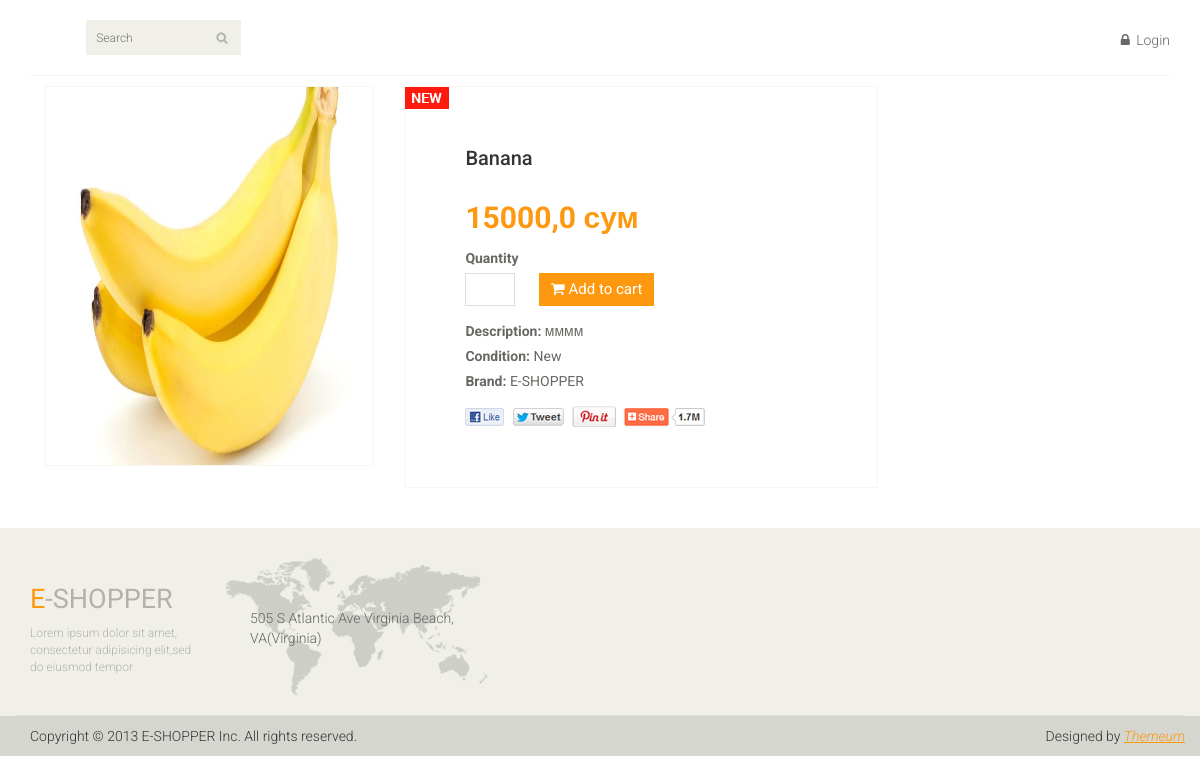
Screenshot of /product/Banana with the database file from the repository.
### main_page/models.py (models this page shows, shortened)
class Products(models.Model):
    product_category = models.ForeignKey(Category, on_delete=models.CASCADE)
    product_name = models.CharField(max_length=110)
    product_price = models.FloatField()
    product_des = models.TextField()
    product_count = models.IntegerField()
    added_date = models.DateTimeField(auto_now_add=True)
    product_image = models.ImageField(upload_to='media', null=True, blank=True)

### main_page/views.py (the view)
# urls.py: path('product/<str:pk>', views.get_exact_product),
def get_exact_product(request, pk):
    current_product = models.Products.objects.get(product_name=pk)
    return render(request, 'about_product.html', {'current_product': current_product}) # !Передать на front

### main_page/Templates/about_product.html (shortened to what this page needs)
{% extends 'index.html' %}
{% load static %}
{% block content %}
<section>
    <div class="container">
        <div class="row">
            <div class="col-sm-9 padding-right">
            <div class="product-details">
                <div class="col-sm-5">
                    <div class="view-product">
                        <img src="/{{ current_product.product_image }}" alt="" />
                    </div>
                </div>
                <div class="col-sm-7">
                    <div class="product-information">
                        <img src="{% static 'images/product-details/new.jpg' %}" class="newarrival" alt="" />
                        <h2>{{ current_product.product_name }}</h2>
                        <span>
                            <span>{{ current_product.product_price }} сум</span><br>
                            <label>Quantity</label><br>
                            <form action="/add_to_cart/{{ current_product.id }}" method="POST">
                                <input type="number" name="pr_count" />
                                <button type="submit" class="btn btn-fefault cart">
                                    <i class="fa fa-shopping-cart"></i>
                                          Add to cart
                                </button>
                            </form>
                        </span>
                        <p><b>Description:</b> {{ current_product.product_des }}</p>
                        <p><b>Condition:</b> New</p>
                        <p><b>Brand:</b> E-SHOPPER</p>
                        <a href=""><img src="images/product-details/share.png" class="share img-responsive"  alt="" /></a>
                    </div>
                </div>
            </div>
        </div>
        </div>
    </div>
</section>
{% endblock content %}

### main_page/static/css/main.css (style rules this page uses)
body { font-family: 'Roboto', sans-serif; background:; position: relative; font-weight:400px; }
a { -webkit-transition: 300ms; -moz-transition: 300ms; -o-transition: 300ms; transition: 300ms; }
h1, h2, h3, h4, h5, h6 { font-family: 'Roboto', sans-serif; }
.padding-right { padding-right: 0; }
.product-details { overflow:hidden; }
.product-details { margin-bottom: 40px; overflow: hidden; margin-top: 10px; }
.view-product { position: relative; }
.view-product img { border: 1px solid #F7F7F0; height: 380px; width: 100%; }
.product-information { border: 1px solid #F7F7F0; overflow: hidden; padding-bottom: 60px; padding-left: 60px; padding-top: 60px; position: relative; }
.newarrival { position:absolute; top:0; left:0 }
.product-information h2 { color: #363432; font-family: 'Roboto', sans-serif; font-size: 20px; margin-top: 0; }
.product-information p { color: #696763; font-family: 'Roboto', sans-serif; margin-bottom: 5px; }
.product-information span { display: inline-block; margin-bottom: 8px; margin-top: 18px; }
.product-information span span { color: #FE980F; float: left; font-family: 'Roboto', sans-serif; font-size: 30px; font-weight: 700; margin-right: 20px; margin-top: 0px; }
.product-information span input { border: 1px solid #DEDEDC; color: #696763; font-family: 'Roboto', sans-serif; font-size: 20px; font-weight: 700; height: 33px; outline: medium none; text-align: center; width: 50px; }
.product-information span label { color: #696763; font-family: 'Roboto', sans-serif; font-weight: 700; margin-bottom: 5px; }
.share { margin-top: 15px; }
.cart { background: #FE980F; border: 0 none; border-radius: 0; color: #FFFFFF; font-family: 'Roboto', sans-serif; font-size: 15px; margin-bottom: 7px; margin-left: 20px; }

### rows the page displays
Products: product_image (picture), product_name "Banana", product_price "15000,0", product_des "мммм"
